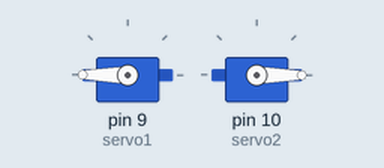
A sketch run on a simulated Arduino Uno, built with avr-gcc and run on an emulated ATmega328P. Parts: 2 × servo.

Above: at 0.05 s.
At 0.4 s:
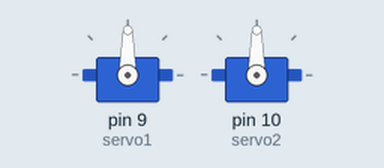
At 0.75 s:
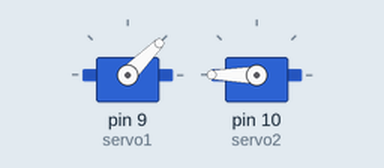
At 1.5 s:
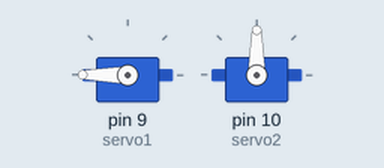
Timing chart, 0 to 3.5 s (numbered marks = the images above):
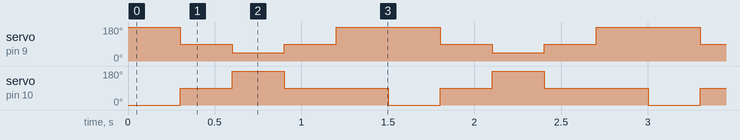

Measured:
- by itself, servo on pin 9 (servo1): repeats every 1.5 s: 45° 0.30 s, 90° 0.30 s, 180° 0.60 s, 90° 0.30 s
- by itself, servo on pin 10 (servo2): repeats every 1.5 s: 180° 0.30 s, 90° 0.60 s, 0° 0.30 s, 90° 0.30 s

The sketch:

Final_Project.ino
```cpp
#include <Servo.h> // Use Servo library, included with IDE

Servo myServo; // Create Servo object to control the servo
Servo myServo2;

int angle1 = 180;
int angle2 = 0;

int servo1 = 9;
int servo2 = 10;


void setup() {
  Serial.begin(9600);
  myServo.attach(servo1);
  myServo2.attach(servo2);
}

void loop() {

    myServo.write(180); // Rotate servo clockwise
    myServo2.write(0); // Rotate servo clockwise
    delay(300);
    myServo.write(90); // Rotate servo to center
    myServo2.write(90); // Rotate servo to center
    delay(300);
    myServo.write(45); // Rotate servo counter clockwise
    myServo2.write(180); // Rotate servo counter clockwise
    delay(300); // Wait 2 seconds
    myServo.write(90); // Rotate servo clockwise
    myServo2.write(90); // Rotate servo clockwise
    delay(300);
    myServo.write(180); // Rotate servo to center
    delay(300);

}
```
